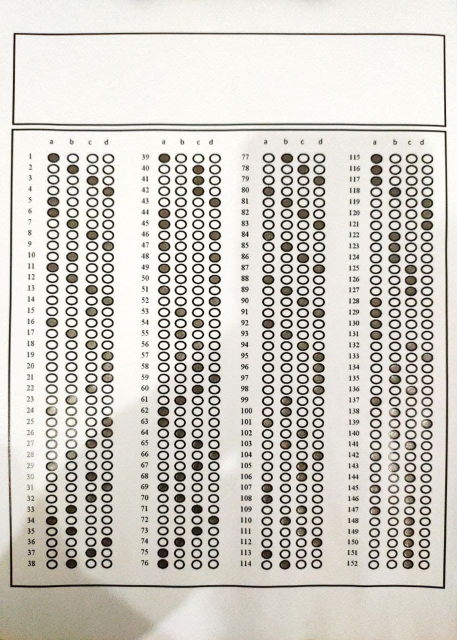
#> input picture samples/ans.jpg, 914 x 1280 px (shown at 1/2 size); its folder holds 5 pictures in this run
$ python main.py
#> lines starting #> are read from the running program, lines starting #| are printed output that depends on the picture; after the words box and inside, x2 and y2 are one past the last pixel; in counts of white or black regions, pixels touching at a corner belong together
#> in get_bubbles, main_paper is the input picture: shape (1280, 914, 3); mean B, G, R 197, 203.9, 207.2
### utils.py
# import the necessary packages
import cv2, os
import numpy as np


def find_sorted_rectangles(contours):
    """ Finds the biggest rectangle in a list of rectangles.

    Args:
        contours (list): A list of rectangles.

    Returns:
        list: A list of rectangles sorted by area.
    """
    rectangles = []
    for c in contours:
        area = cv2.contourArea(c)
        peri = cv2.arcLength(c, True)
        approx = cv2.approxPolyDP(c, 0.04 * peri, True)
        # print(len(approx)) # we actually care if we have 4 edges here ( it's a rectangle !! )
        if len(approx) == 4 and area > 1000:
            rectangles.append(c)

    # print(len(rectangles))
    rectangles = sorted(rectangles, key=cv2.contourArea, reverse=True)
    # print(rectangles)
    return rectangles


def detect_corners(rectangle):
    peri = cv2.arcLength(rectangle, True)
    approx = cv2.approxPolyDP(rectangle, 0.04 * peri, True)

    return approx


def rearrange(points):
    # the shape of the question_box rectangle now is (4, 1, 2), so we
    # need to remove the 1 dimension as we don't need it.
    points = points.reshape((4, 2))
    new_points = np.zeros((4, 1, 2), np.int32)
    addition = points.sum(1)
    subtract = np.diff(points, axis=1)
    new_points[0] = points[np.argmin(addition)]
    new_points[3] = points[np.argmax(addition)]
    new_points[1] = points[np.argmin(subtract)]
    new_points[2] = points[np.argmax(subtract)]

    return new_points


def get_contour_precedence(contour, cols):
    """ Get the contour's area and then divide by the number of columns in the image.

    Args:
        contour (numpy.ndarray): Contour.
        cols (int): Number of columns in the image.

    Returns:
        float: Contour's area divided by the number of columns in the image.
    """
    tolerance_factor = 10
    origin = cv2.boundingRect(contour)
    return ((origin[1] // tolerance_factor) * tolerance_factor) * cols + origin[0]


# [28 lines left out: function sort_contours, not called in this run]


def image_resize(image, width=None, height=None, inter=cv2.INTER_AREA):
    """ Resize an image.

    Args:
        image (numpy.ndarray): Image.
        width (int, optional): Width. Defaults to None.
        height (int, optional): Height. Defaults to None.
        inter (int, optional): Interpolation. Defaults to cv2.INTER_AREA.

    Returns:
        numpy.ndarray: Resized image.
    """
#> called with height = 1800, inter = 3
    # initialize the dimensions of the image to be resized and
    # grab the image size
    dim = None
    (h, w) = image.shape[:2]

    # if both the width and height are None, then return the
    # original image
    if width is None and height is None:
        return image

    # check to see if the width is None
    if width is None:
        # calculate the ratio of the height and construct the
        # dimensions
        r = height / float(h)
        dim = (int(w * r), height)

    # otherwise, the height is None
    else:
        # calculate the ratio of the width and construct the
        # dimensions
        r = width / float(w)
        dim = (width, int(h * r))

    # resize the image
    resized = cv2.resize(image, dim, interpolation=inter)

    # return the resized image
    return resized


# [20 lines left out: function rename_image_with_grades, not called in this run]

### main.py
# Imports
import sys
import os

import cv2
import imutils
import matplotlib.pyplot as plt
import numpy as np

import utils


# Reading images
def get_bubbles(path):
    path = str(path)
    main_paper = cv2.imread(path)
    img = utils.image_resize(main_paper, height=1800)
    width, height, channels = img.shape
    # plt.figure("question table")
    # plt.imshow(main_paper, cmap="gray")# plotting the image.
    # plt.show()
    k = cv2.waitKey(0)  # preventing the images to automatically just disappear.
#> (key Esc is pressed here)
    if k == ord("s"):  # save the image if we pressed the letter s in out keyboard.
        cv2.imwrite("OMR4.jpg", main_paper)
    if main_paper is None:  # checking if the images is valid to be read or Not.
        sys.exit("couldn't read this images")

    main_paper_copy = img.copy()
    main_paper_copy2 = img.copy()
    main_paper_copy3 = img.copy()

    # --------------------------Pre-processing----------------------
    # Converting the images to gray scale
    main_paper_rgb = cv2.cvtColor(main_paper_copy, cv2.COLOR_BGR2RGB)
    """ the previous line actually convert the BGR image to RGB image first because that is
     what is used in matplotlib and if we don't do it, it will mix things up eventually"""

    main_paper_gray = cv2.cvtColor(
        main_paper_rgb, cv2.COLOR_RGB2GRAY
    )  # Here we convert our RGB to gray image.
    """ So, if we plot the images now we will see it's converted to grayscale image.
        to do that us the code below again:"""

    norm_img = np.zeros((width, height))

    main_paper_gray_normalized = cv2.normalize(
        main_paper_gray, norm_img, 0, 255, cv2.NORM_MINMAX
    )

    main_paper_blur = cv2.GaussianBlur(
        main_paper_gray_normalized, (5, 5), 1
    )  # Making the image blur (necessary for edge detection below).

    # ---------------EDGE DETECTION AND CONTOURS------------------------------

    # Edge detection
    main_paper_canny = cv2.Canny(main_paper_blur, 100, 200)
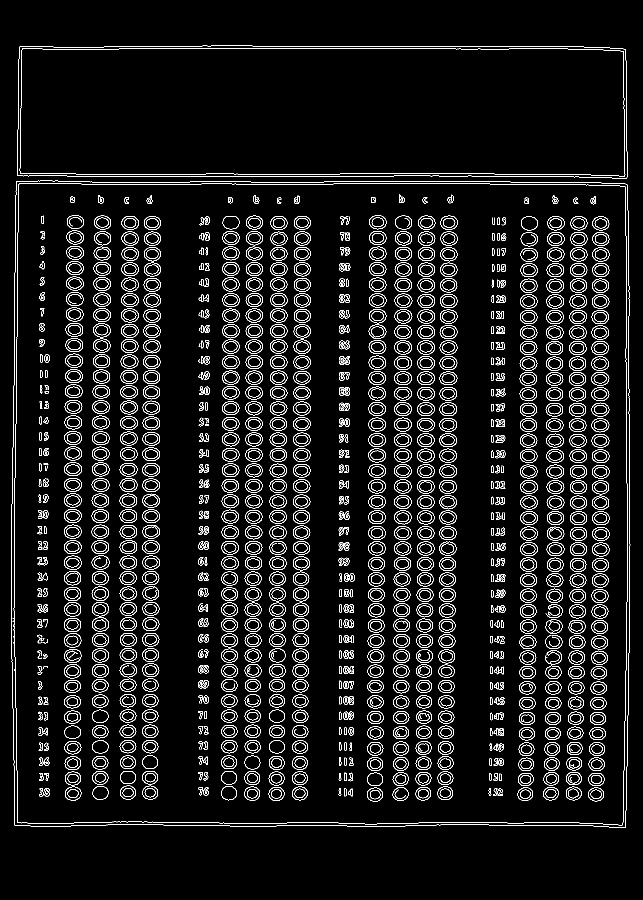
#> main_paper_canny: shape (1800, 1285) (shown at 1/2 size); 6.4% white in thin lines or dots, all inside (x1, y1, x2, y2) = (22, 91, 1261, 1656)

    # Contours
    main_paper_contours, hierarchy = cv2.findContours(
        main_paper_canny, cv2.RETR_TREE, cv2.CHAIN_APPROX_NONE
    )
#> main_paper_contours = 3160 contours, 306 with area under 20; largest, box (x1, y1, x2, y2) and area: (22, 361, 1261, 1656) 1583920, (22, 361, 1261, 1656) 1583915, (34, 91, 1255, 358) 315986, (34, 91, 1255, 358) 315980, (39, 96, 1251, 353) 302645
    cv2.drawContours(main_paper_copy2, main_paper_contours, -1, (255, 0, 0), 2)
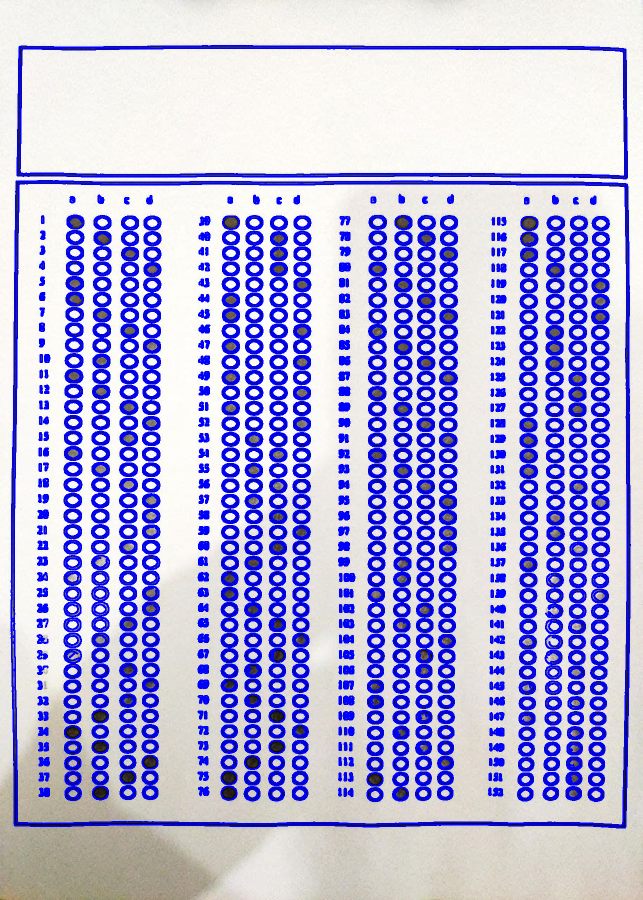
#> main_paper_copy2: shape (1800, 1285, 3) (shown at 1/2 size); mean B, G, R 223.3, 178.2, 180.8

    # sorted rectangles (biggest area first)
    rectangles = utils.find_sorted_rectangles(contours=main_paper_contours)
#> the loop in find_sorted_rectangles, `for c in contours:` made 3160 passes
#> (area, peri) on passes 3, 4, 6: (25, 28.49), (20, 18.49), (85, 44.63)
#> after the loop in find_sorted_rectangles, `for c in contours:`: rectangles = 6 contours; box (x1, y1, x2, y2) and area: (22, 361, 1261, 1656) 1583920, (22, 361, 1261, 1656) 1583915, (34, 91, 1255, 358) 315986, (34, 91, 1255, 358) 315980, (39, 96, 1251, 353) 302645, (39, 96, 1251, 353) 302643

    question_box = utils.detect_corners(rectangles[0])
#> in detect_corners, `peri = cv2.arcLength(rectangle, True)`: peri = 5074.8
#> in detect_corners, `approx = cv2.approxPolyDP(rectangle, 0.04 * peri, True)`: approx = [[33, 362], [29, 1650], [1250, 1655], [1254, 369]]
#> question_box = [[33, 362], [29, 1650], [1250, 1655], [1254, 369]]
    cv2.drawContours(main_paper_copy3, rectangles, -1, (0, 0, 255), 2)
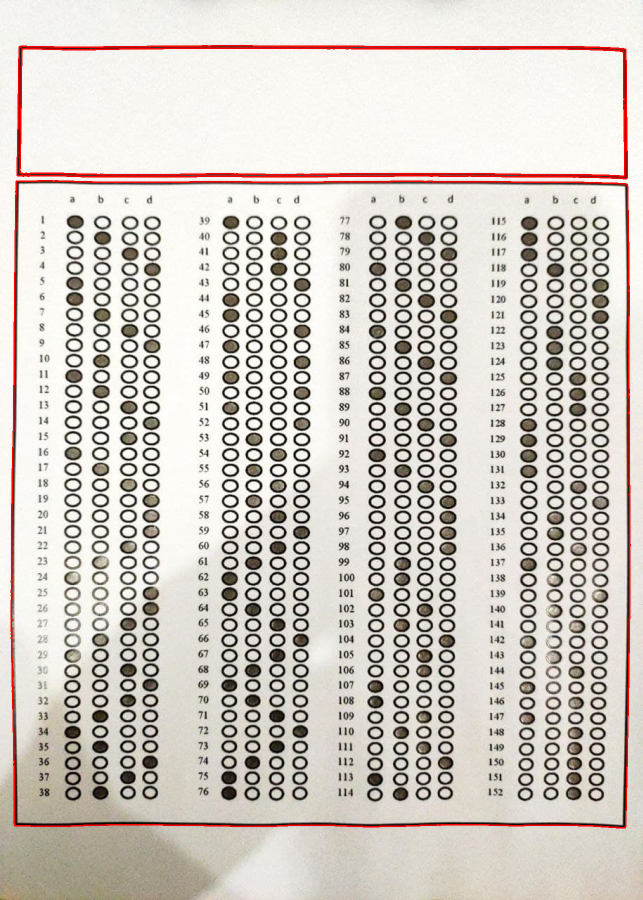
#> main_paper_copy3: shape (1800, 1285, 3) (shown at 1/2 size); mean B, G, R 195.1, 201.9, 208.8

    # ----------------------------- RESHAPING THE CORNERS -----------------------------
    question_box = utils.rearrange(points=question_box)
#> in rearrange, `addition = points.sum(1)`: addition = [395, 1679, 2905, 1623]
#> in rearrange, `subtract = np.diff(points, axis=1)`: subtract = [329, 1621, 405, -885]
#> question_box = [[33, 362], [1254, 369], [29, 1650], [1250, 1655]]

    p1 = np.float32(question_box)
#> p1 = [[33, 362], [1254, 369], [29, 1650], [1250, 1655]]
    p2 = np.float32([[0, 0], [width, 0], [0, height], [width, height]])
    matrix = cv2.getPerspectiveTransform(p1, p2, solveMethod=cv2.DECOMP_LU)
#> matrix = [[1.47, 0.00457, -50.22], [-0.00572, 0.998, -360.9], [-1.27e-06, -7.9e-09, 1]]
    questions_image = cv2.warpPerspective(img, matrix, (width, height))

    width = int(questions_image.shape[1] * 60 / 100)
    height = int(questions_image.shape[0] * 100 / 100)
    dim = (width, height)

    # resize image
    questions_image = cv2.resize(questions_image, dim, interpolation=cv2.INTER_AREA)
#> questions_image: shape (1285, 1080, 3)
    h, w, c = questions_image.shape

    questions_image = questions_image[8:-8, 8:-8]
#> questions_image: shape (1269, 1064, 3)

    questions_image_copy = questions_image.copy()
    questions_image_copy2 = questions_image.copy()
    # ---------------------------------- applying circle contours  ----------------------------------------
    questions_image_gray = cv2.cvtColor(questions_image_copy, cv2.COLOR_RGB2GRAY)
    questions_image_blur = cv2.GaussianBlur(questions_image_gray, (5, 5), -1)

    questions_image_canny = cv2.Canny(questions_image_blur, 0, 255)
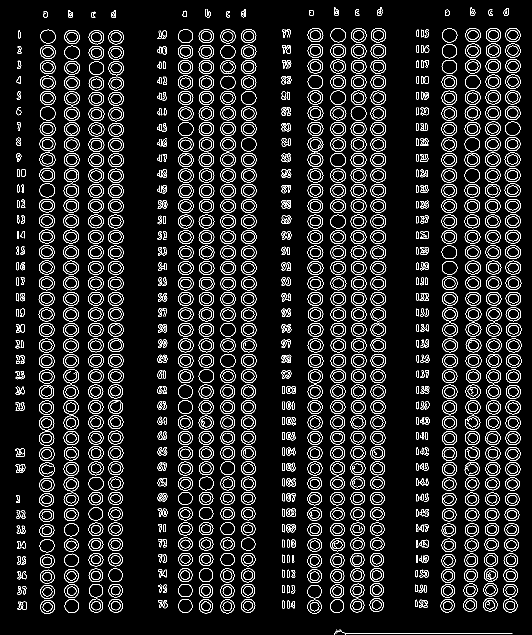
#> questions_image_canny: shape (1269, 1064) (shown at 1/2 size); 8.9% white in thin lines or dots

    # applying a threshold to the canny image using thresh otso.
    ret, questions_image_thresh = cv2.threshold(
        questions_image_canny, 128, 255, cv2.THRESH_OTSU
    )
#> ret = 0
    # cv2.imshow("question_image_thresh", questions_image_thresh)
    """This is the value that our algorithm choose
    as a threshold to push value to black when exceeding it"""

    # getting questions_image_contours using RETR_EXTERNAL to prevent having inner/outer circles
    questions_image_contours = cv2.findContours(
        questions_image_thresh.copy(), cv2.RETR_EXTERNAL, cv2.CHAIN_APPROX_NONE
    )
#> questions_image_contours = 957 contours, 121 with area under 20; largest, box (x1, y1, x2, y2) and area: (929, 212, 961, 241) 690, (661, 212, 693, 241) 684, (929, 244, 961, 272) 680, (741, 337, 772, 365) 678, (701, 306, 733, 334) 678

    questions_image_contours = imutils.grab_contours(questions_image_contours)
    # print(len(questions_image_contours))
    questions_image_contours = list(questions_image_contours)
    questions_image_contours.sort(
        key=lambda x: utils.get_contour_precedence(x, main_paper.shape[1])
    )
    questions_image_contours = tuple(questions_image_contours)
#> questions_image_contours = 957 contours, 121 with area under 20; largest, box (x1, y1, x2, y2) and area: (929, 212, 961, 241) 690, (661, 212, 693, 241) 684, (929, 244, 961, 272) 680, (615, 212, 647, 241) 678, (701, 306, 733, 334) 678
    circles_contours = []
    # loop over the contours
    all_h = 0
    all_w = 0
    h_list = []
    w_list = []
    for c in questions_image_contours:
        (x, y, w, h) = cv2.boundingRect(c)
        ar = w / float(h)
        all_h += h
        all_w += w
        h_list.append(h)
        w_list.append(w)
#> this loop made 957 passes
#> (x, y, w, h, ar, all_h, all_w) on passes 1 to 3: (411, 18, 10, 17, 0.588, 17, 10), (413, 18, 3, 14, 0.214, 31, 13), (482, 18, 10, 17, 0.588, 48, 23)
#> after the loop, all_h = 22006; all_w = 21998; h_list = 957 values, max 30 at index 222, min 2 at index 232, mean 22.99; w_list = 957 values, max 356 at index 956, min 1 at index 189, mean 22.99

    all_h = all_h / len(questions_image_contours)
#> all_h = 22.99
    all_w = all_w / len(questions_image_contours)
#> all_w = 22.99
    bins = [0, 5, 10, 15, 20, 25, 30, 35, 40, 45, 50, 55, 60, 65, 70, 75]

    # [5 lines of commented-out code are left out]

    for c in questions_image_contours:
        # compute the bounding box of the contour, then use the
        # bounding box to derive the aspect ratio
        (x, y, w, h) = cv2.boundingRect(c)
        ar = w / float(h)
        # in order to label the contour as a question, region
        # should be sufficiently wide, sufficiently tall, and
        # have an aspect ratio approximately equal to 1
        if w >= all_w and h >= all_h and 0.2 <= ar <= 1.5:
            circles_contours.append(c)
#> this loop made 957 passes
#> (x, y, w, h, ar) on passes 1 to 3: (411, 18, 10, 17, 0.588), (413, 18, 3, 14, 0.214), (482, 18, 10, 17, 0.588)
    cv2.drawContours(questions_image, circles_contours, -1, (255, 0, 0), 2)
#> questions_image: shape (1269, 1064, 3); mean B, G, R 204.9, 175.6, 178.5

    """
        GETTING CIRCLE VALUES, Now we have our contours sorted for each circle
        We should apply threshold to count number of zero pixels in each circle
        having many zero pixels means that this circle is marked
        having few zero pixels means its white circle (not marked)
    """

    # NOW we have circles_contours which has all 800 sorted contours
    # apply Otsu's threshold method to binarize the warped piece of paper
    bubbled_thresh = cv2.threshold(
        questions_image_gray, 150, 255, cv2.THRESH_BINARY_INV | cv2.THRESH_OTSU
    )[
        1
    ]  # inverted values (search for non-zeros)
#> bubbled_thresh: shape (1269, 1064); 21.2% white; 1007 white regions (96 under 20 px), largest, box (x1, y1, x2, y2) and area: (128, 1169, 158, 1227) 1158, (80, 1169, 110, 1229) 1055, (929, 275, 960, 304) 698
    # we will loop on every contour and get its value
    bubbled = []

    for (j, c) in enumerate(circles_contours):
        # construct a mask that reveals only the current
        # "bubble" for the question
        mask = np.zeros(bubbled_thresh.shape, dtype="uint8")
        cv2.drawContours(mask, [c], -1, 255, -1)

        # apply the mask to the threshold image, then
        # count the number of non-zero pixels in the
        # bubble area
        mask = cv2.bitwise_and(bubbled_thresh, bubbled_thresh, mask=mask)
        total = cv2.countNonZero(mask)
        is_bubbled = 0
        if total > 500:
            is_bubbled = 1
        bubbled.append(is_bubbled)
#> mask: shape (1269, 1064); 0.04% white; 1 white region, box (x1, y1, x2, y2) and area: (81, 1200, 110, 1228) 474
        # print("index: {} total: {} bubbled?: {}".format(j, total, is_bubbled))
    return bubbled


## -------------------------------------------------- MAIN FUNCTION --------------------
if __name__ == "__main__":
    rename_images = True
    cwd = os.getcwd()
    samples = os.path.join(cwd, "samples")
    ans_path = os.path.join(samples, "ans.jpg")
    answers = get_bubbles(ans_path)

    for q in os.scandir(samples):
        if "ans" in q.name:
            continue

        bubbles = get_bubbles(q.path)
#> call 2 of get_bubbles, with path = 'samples/12.jpg'
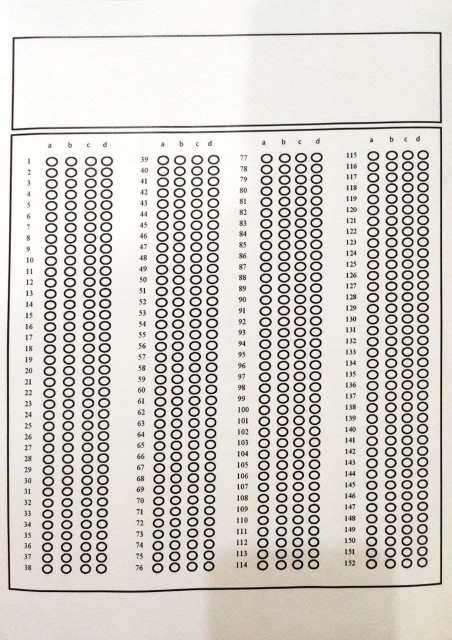
#> input picture samples/12.jpg, 903 x 1280 px (shown at 1/2 size)
#> in get_bubbles, main_paper is the input picture: shape (1280, 903, 3); mean B, G, R 200.9, 207, 210.6
#> (key Enter is pressed here)
#> the loop in find_sorted_rectangles (call 2), `for c in contours:` made 3237 passes
#> c on pass 41: [[687, 1584], [688, 1583], [689, 1584], [688, 1585]]
#> in get_bubbles (call 2), `cv2.drawContours(questions_image, circles_contours, -1, (255, 0, 0), 2)`:
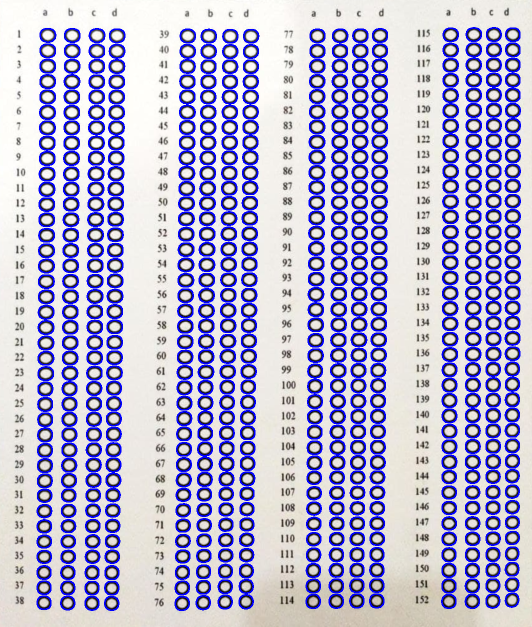
#> questions_image: shape (1253, 1064, 3) (shown at 1/2 size); mean B, G, R 209.9, 179.6, 182.8
#> in get_bubbles (call 2), `bubbled_thresh = cv2.threshold( questions_image_gray, 150, 255, cv2.TH..`:
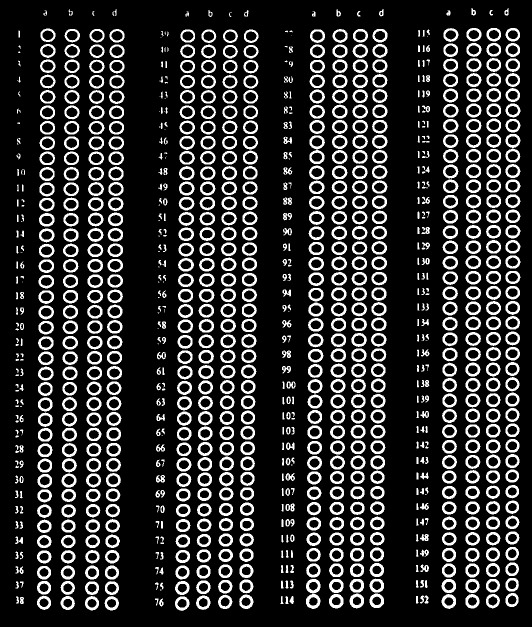
#> bubbled_thresh: shape (1253, 1064) (shown at 1/2 size); 18.5% white; 1012 white regions (59 under 20 px), largest, box (x1, y1, x2, y2) and area: (699, 1187, 728, 1217) 462, (612, 1188, 641, 1218) 461, (658, 1188, 687, 1217) 456
        if 1 in bubbles:
            grade = 0
            for i in range(0, 608, 4):
                if (
                    bubbles[i] == answers[i]
                    and bubbles[i + 1] == answers[i + 1]
                    and bubbles[i + 2] == answers[i + 2]
                    and bubbles[i + 3] == answers[i + 3]
                ):
                    grade += 1
            if rename_images:
                utils.rename_image_with_grades(q, grade)
            print(q.name, grade)
        else:
            print(q.name, 0)
